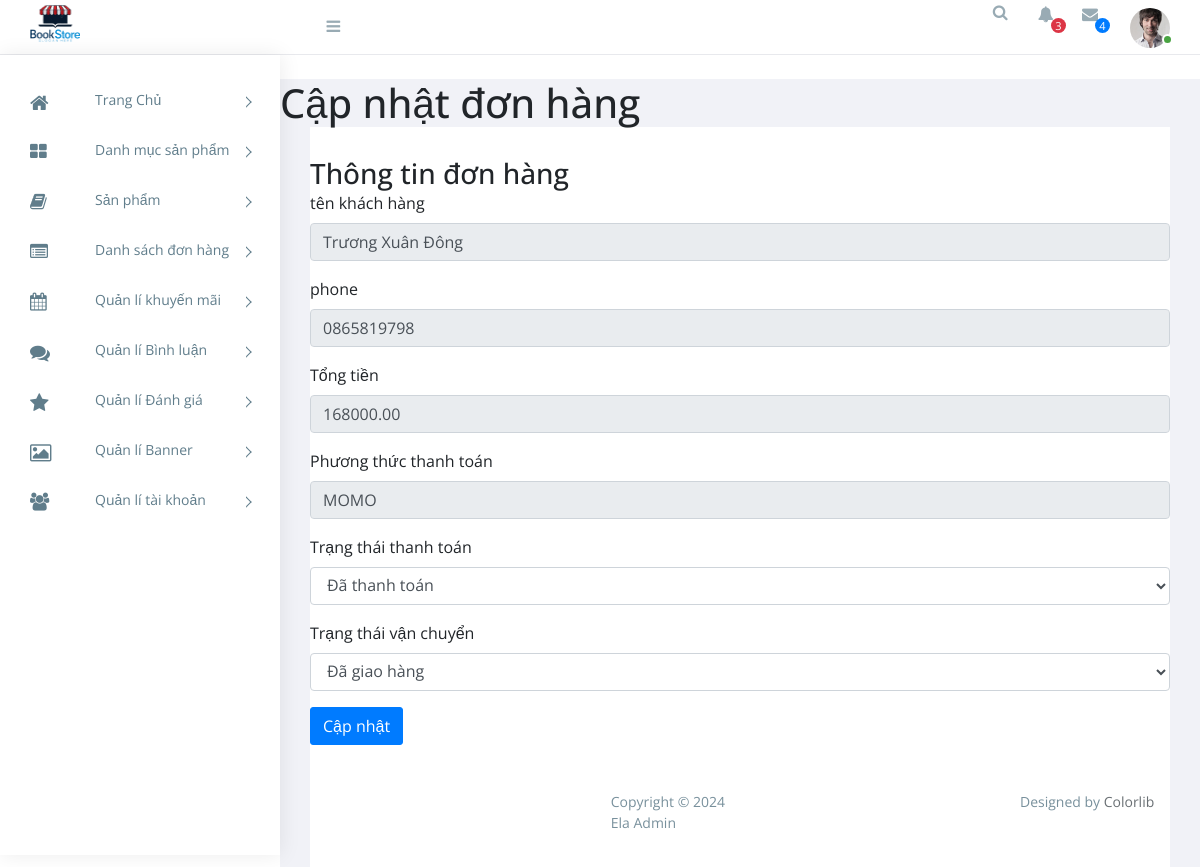
/admin/index.php?act=edit-order&id=119 (signed in), run on the app's committed database.
### tables this page shows
CREATE TABLE `orders` (
  `id` int NOT NULL,
  `user_id` int DEFAULT NULL,
  `order_date` timestamp NULL DEFAULT CURRENT_TIMESTAMP,
  `total_amount` decimal(10,2) DEFAULT NULL,
  `payment_status` enum('unpaid','paid','refunded','failed','processing') DEFAULT 'unpaid',
  `payment_method` enum('CREDIT','COD','BANKING','MOMO') NOT NULL,
  `shipping_status` enum('pending','delivering','delivered','returned','cancelled') DEFAULT 'pending',
  `shipping_address` text NOT NULL,
  `receiver_name` varchar(255) NOT NULL,
  `phone_car` varchar(15) NOT NULL
);

### admin/controllers/OrderController.php (called while the page is built, shortened)
<?php
class OrderController{
    private $modelOrder;
    public function __construct(){
        $this->modelOrder = new Order();
    }
    public function views_edit_order() {
        $order = $this->modelOrder->getById($_GET['id']);
        require_once './views/order/editorder.php';
    }
}
?>

### commons/core.php (called while the page is built, shortened)
<?php
function connectDB() {
    $host = DB_HOST;
    $port = DB_PORT;
    $dbname = DB_NAME;
    try {
        $conn = new PDO("mysql:host=$host;port=$port;dbname=$dbname", DB_USERNAME, DB_PASSWORD);
        $conn->setAttribute(PDO::ATTR_ERRMODE, PDO::ERRMODE_EXCEPTION);
        $conn->setAttribute(PDO::ATTR_DEFAULT_FETCH_MODE, PDO::FETCH_ASSOC);
        return $conn;
    } catch (PDOException $e) {
        echo ("Connection failed: " . $e->getMessage());
    }
}
?>

### admin/models/Order.php (called while the page is built, shortened)
<?php
class Order{
    private $conn;
    public function __construct(){
        $this->conn = connectDB();
    }
    public function getById($id) {
        try {
            $sql = "SELECT orders.id, orders.user_id, orders.phone_car, orders.total_amount,
                    orders.receiver_name, orders.payment_method, orders.payment_status,
                    orders.shipping_status, orders.shipping_address
                FROM orders
                LEFT JOIN users ON orders.user_id = users.id
                WHERE orders.id = :id";
            $stmt = $this->conn->prepare($sql);
            $stmt->execute([':id' => $id]);
            return $stmt->fetch();
        } catch (PDOException $e) {
            echo "Connection failed: " . $e->getMessage();
        }
    }
}
?>

### admin/views/order/editorder.php (the view, shortened to what this page needs)
<div class="content-wrapper">
    <section class="content-header">
        <h1>Cập nhật đơn hàng</h1>
    </section>
    <section class="content">
        <div class="row">
            <div class="col-md-12">
                <div class="box box-primary">
                    <div class="box-header with-border">
                        <h3 class="box-title">Thông tin đơn hàng</h3>
                    </div>
                    <form method="post" action="?act=post-edit-order">
                        <div class="box-body">
                            <div class="form-group">
                                <label>tên khách hàng</label>
                                <input type="text" class="form-control" name="user_id"
                                       value="<?php echo htmlspecialchars($order['receiver_name'] ?? ''); ?>" readonly>
                            </div>
                            <div class="form-group">
                                <label>phone</label>
                                <input type="text" class="form-control" name="phone"
                                       value="<?php echo htmlspecialchars($order['phone_car']); ?>" readonly>
                            </div>
                            <div class="form-group">
                                <label>Tổng tiền</label>
                                <input type="number" class="form-control" name="total_amount"
                                       value="<?php echo htmlspecialchars($order['total_amount']); ?>" readonly>
                            </div>
                            <div class="form-group">
                                <label>Phương thức thanh toán</label>
                                <input type="text" class="form-control" name="payment_method" value="<?php echo htmlspecialchars($order['payment_method']); ?>" readonly>
                            </div>
                            <div class="form-group">
                                <label>Trạng thái thanh toán</label>
                                <select class="form-control" name="payment_status">
                                    <option value="paid" <?php echo $order['payment_status'] == 'paid' ? 'selected' : ''; ?>>Đã thanh toán</option>
                                </select>
                            </div>
                            <div class="form-group">
                                <label>Trạng thái vận chuyển</label>
                                <select class="form-control" name="shipping_status">
                                    <option value="delivered" <?php echo $order['shipping_status'] == 'delivered' ? 'selected' : ''; ?>>Đã giao hàng</option>
                                </select>
                            </div>
                        </div>
                        <div class="box-footer">
                            <button type="submit" class="btn btn-primary">Cập nhật</button>
                        </div>
                    </form>
                </div>
            </div>
        </div>
    </section>
</div>

### admin/assets/css/style.css (style rules this page uses)
body { display: table; font-family: "Open Sans", sans-serif; font-size: 16px; width: 100%; }
a, button { text-decoration: none; outline: none !important; color: #878787; -webkit-transition: all 0.25s ease; transition: all 0.25s ease; }
h1, h2, h3, h4, h5, h6 { margin: 0; }
.btn, button, input, textarea { -webkit-box-shadow: none; box-shadow: none; outline: 0 !important; }
.btn { border-radius: 3px; }
.content { float: left; padding: 1.875em; width: 100%; }
.btn, .button { display: inline-block; font-weight: 400; text-align: center; white-space: nowrap; vertical-align: middle; -webkit-transition: all .15s ease-in-out; transition: all .15s ease-in-out; border-radius: 3; cursor: pointer; }

### data on the page
orders: user_id "Trương Xuân Đông", phone "0865819798", total_amount "168000.00", payment_method "MOMO", payment_status "Đã thanh toán", shipping_status "Đã giao hàng"
